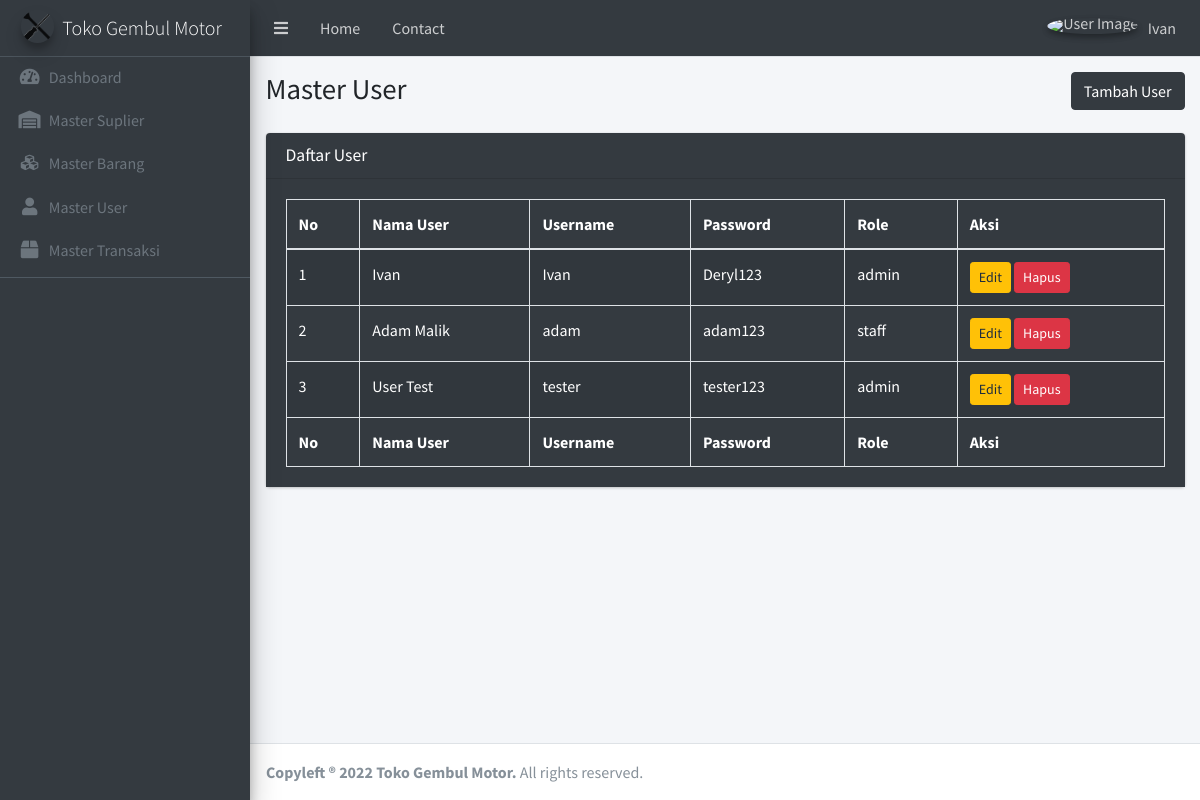
The page /view/admin/master-user.php (signed in) on the database its author committed.
### tables this page shows
CREATE TABLE `tb_user` (
  `id_user` int(10) UNSIGNED NOT NULL,
  `nama_user` varchar(200) NOT NULL,
  `username` varchar(20) NOT NULL,
  `password` varchar(100) NOT NULL,
  `role` enum('admin','staff','') NOT NULL
);

### view/admin/master-user.php (the view, shortened to what this page needs)
<?php include '../templates/admin/admin-header.php' ?>
<?php include '../templates/sidebar.php' ?>
<div class="content-wrapper">
    <section class="content-header">
        <div class="container-fluid">
            <div class="row mb-2">
                <div class="col-sm-6">
                    <h1>Master User</h1>
                </div>
                <div class="col-sm-6">
                    <ol class="breadcrumb float-sm-right">
                        <button type="button" class="btn btn-dark" data-toggle="modal" data-target="#modal-add">
                            Tambah User
                        </button>
                    </ol>
                </div>
            </div>
        </div>
    </section>
    <section class="content">
        <div class="container-fluid">
            <div class="row">
                <div class="col-12">
                    <div class="card">
                        <div class="card-header bg-dark">
                            <h3 class="card-title">Daftar User</h3>
                        </div>
                        <div class="card-body bg-dark">
                            <table id="example" class="table table-bordered table-striped">
                                <thead>
                                    <tr>
                                        <th>No</th>
                                        <th>Nama User</th>
                                        <th>Username</th>
                                        <th>Password</th>
                                        <th>Role</th>
                                        <th>Aksi</th>
                                    </tr>
                                </thead>
                                <tbody>
                                    <?php
                                    $i = 1;
                                    $getUser = mysqli_query($connection, "SELECT * FROM tb_user");
                                    foreach ($getUser as $value) :
                                    ?>
                                        <tr>
                                            <td><?= $i++; ?></td>
                                            <td><?= $value['nama_user']; ?></td>
                                            <td><?= $value['username']; ?></td>
                                            <td><?= $value['password']; ?></td>
                                            <td><?= $value['role']; ?></td>
                                            <td>
                                                <button type="button" class="btn btn-warning btn-sm" data-toggle="modal" data-target="#modal<?= $value['id_user']; ?>">Edit</button>
                                                <button type="button" class="btn btn-danger btn-sm" onclick="confirm_modal('query/delete-user.php?id_user=<?= $value['id_user']; ?>')">Hapus</button>
                                            </td>
                                        </tr>
                                    <?php
                                    endforeach;
                                    ?>
                                </tbody>
                                <tfoot>
                                    <tr>
                                        <th>No</th>
                                        <th>Nama User</th>
                                        <th>Username</th>
                                        <th>Password</th>
                                        <th>Role</th>
                                        <th>Aksi</th>
                                    </tr>
                                </tfoot>
                            </table>
                        </div>
                    </div>
                </div>
            </div>
        </div>
    </section>
</div>
<?php include '../templates/footer.php' ?>

### view/templates/admin/admin-header.php (shortened to what this page needs)
<?php
include '../../config/Database.php';
$user = $_SESSION['username'];
$getUser = mysqli_query($connection, "SELECT * FROM tb_user WHERE username = '$user'");
$result = mysqli_fetch_array($getUser);
?>
<!DOCTYPE html>
<html>
<head>
    <link rel="stylesheet" href="../../plugins/datatables-bs4/css/dataTables.bootstrap4.min.css">
    <link rel="stylesheet" href="../../plugins/datatables-responsive/css/responsive.bootstrap4.min.css">
    <link rel="stylesheet" href="../../plugins/fontawesome-free/css/all.min.css">
    <link rel="stylesheet" href="../../plugins/icheck-bootstrap/icheck-bootstrap.min.css">
    <link rel="stylesheet" href="../../assets/css/adminlte.min.css">
</head>
<body class="hold-transition sidebar-mini">
    <div class="wrapper">
        <nav class="main-header navbar navbar-expand navbar-dark">
            <ul class="navbar-nav">
                <li class="nav-item">
                    <a class="nav-link" data-widget="pushmenu" href="#" role="button"><i class="fas fa-bars"></i></a>
                </li>
                <li class="nav-item d-none d-sm-inline-block">
                    <a href="admin.php" class="nav-link">Home</a>
                </li>
                <li class="nav-item d-none d-sm-inline-block">
                    <a href="#" class="nav-link">Contact</a>
                </li>
            </ul>
            <ul class="navbar-nav ml-auto">
                <li class="nav-item dropdown user-menu">
                    <a href="#" class="nav-link dropdown-toggle" data-toggle="dropdown">
                        <img src="../../assets/img/avatar.png" class="user-image img-circle elevation-2" alt="User Image">
                        <span class="d-none d-md-inline"><?= ucfirst($result['nama_user']); ?></span>
                    </a>
                </li>
            </ul>
        </nav>

### rows shown on the page
tb_user: nama_user "Ivan", username "Ivan", password "Deryl123", role "admin"
tb_user: nama_user "Adam Malik", username "adam", password "adam123", role "staff"
tb_user: nama_user "User Test", username "tester", password "tester123", role "admin"
